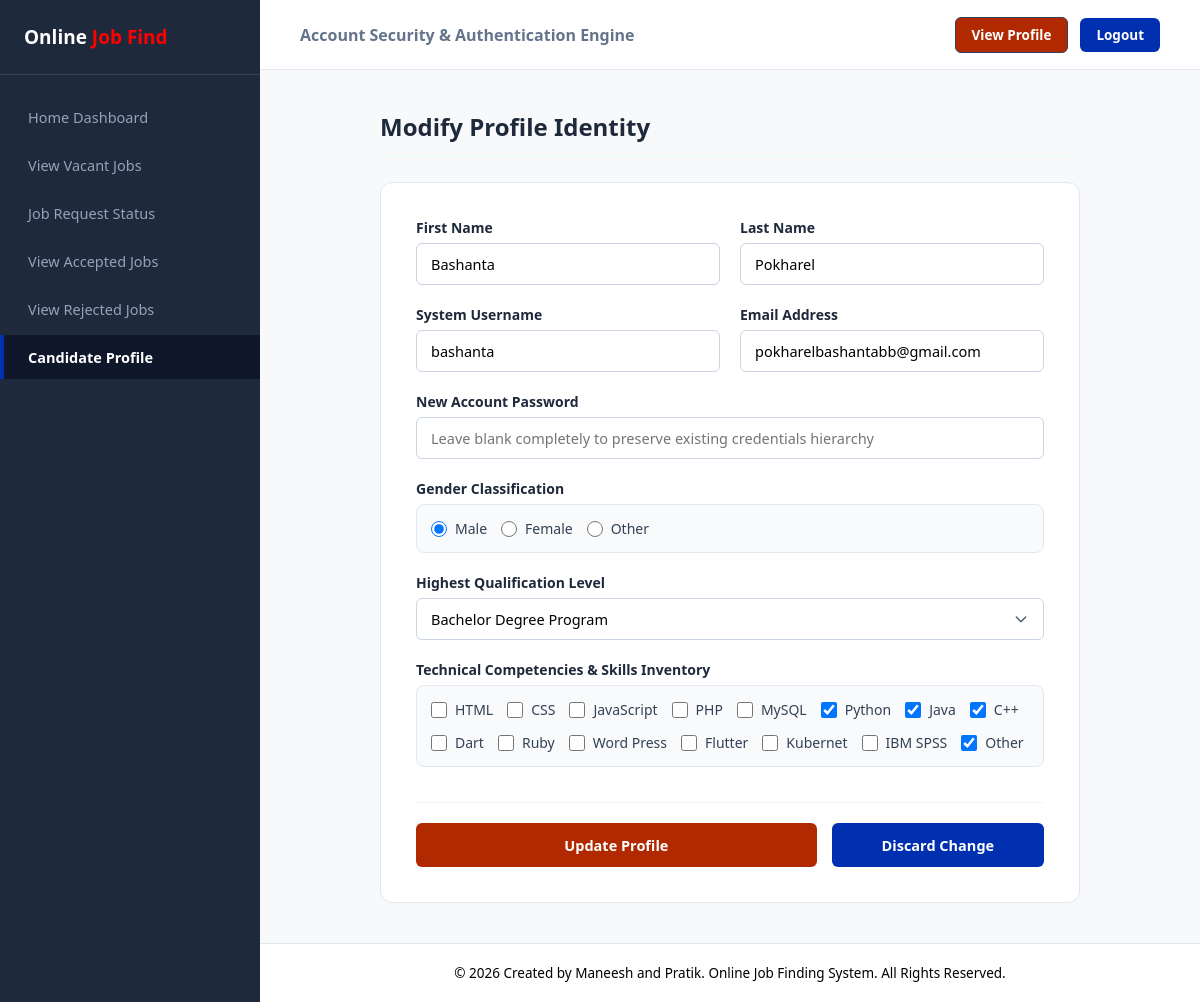
Page /userprofile.php (signed in) on the committed database.
### tables this page shows
CREATE TABLE `user` (
  `uid` int(11) NOT NULL,
  `fname` varchar(20) NOT NULL,
  `lname` varchar(20) NOT NULL,
  `username` varchar(20) NOT NULL,
  `password` varchar(60) NOT NULL,
  `email` varchar(60) NOT NULL,
  `qualification` varchar(50) NOT NULL,
  `skills` varchar(100) NOT NULL,
  `gender` varchar(10) NOT NULL,
  `datecreated` datetime NOT NULL
);

### userprofile.php (the view, shortened to what this page needs)
<?php
include "database.php";
$username = mysqli_real_escape_string($con, $_SESSION['username']);
$query = "SELECT * FROM user WHERE username = '$username'";
$result = mysqli_query($con, $query);
$user = mysqli_fetch_assoc($result);
?>
<!DOCTYPE html>
<html lang="en">
<head>
</head>
<body>
    <div class="sidebar">
        <div class="sidebar-brand">
            <h2>Online <span>Job Find</span></h2>
        </div>
        <ul class="nav-links">
            <li><a href="userhomepage.php">Home Dashboard</a></li>
            <li><a href="userviewjobs.php">View Vacant Jobs</a></li>
            <li><a href="userjobrequeststatus.php">Job Request Status</a></li>
            <li><a href="useraccepted.php">View Accepted Jobs</a></li>
            <li><a href="userrejected.php">View Rejected Jobs</a></li>
            <li><a href="userprofile.php" class="active">Candidate Profile</a></li>
        </ul>
    </div>
    <div class="app-container">
        <div class="topbar">
            <div class="topbar-title">Account Security & Authentication Engine</div>
            <div class="user-action-area">
                <a href="userprofile.php" class="btn-profile">View Profile</a>
                <a href="logout.php" class="btn-logout">Logout</a>
            </div>
        </div>
        <div class="workspace">
            <h1 class="page-heading">Modify Profile Identity</h1>
            <form method="post" class="form-container-card">
                <div class="form-row-split">
                    <div class="form-group">
                        <label class="form-label">First Name</label>
                        <input type="text" name="fname" class="form-input" value="<?php echo htmlspecialchars($user['fname']); ?>">
                    </div>
                    <div class="form-group">
                        <label class="form-label">Last Name</label>
                        <input type="text" name="lname" class="form-input" value="<?php echo htmlspecialchars($user['lname']); ?>">
                    </div>
                </div>
                <div class="form-row-split">
                    <div class="form-group">
                        <label class="form-label">System Username</label>
                        <input type="text" name="username" class="form-input" value="<?php echo htmlspecialchars($user['username']); ?>">
                    </div>
                    <div class="form-group">
                        <label class="form-label">Email Address</label>
                        <input type="email" name="email" class="form-input" value="<?php echo htmlspecialchars($user['email']); ?>">
                    </div>
                </div>
                <div class="form-group full-width">
                    <label class="form-label">New Account Password</label>
                    <input type="password" name="password" class="form-input" placeholder="Leave blank completely to preserve existing credentials hierarchy">
                </div>
                <div class="form-group full-width">
                    <label class="form-label">Gender Classification</label>
                    <div class="selection-matrix-group">
                        <label class="selection-label-item">
                            <input type="radio" name="gender" value="Male" <?php if ($user['gender'] == "Male") echo "checked"; ?>> Male
                        </label>
                        <label class="selection-label-item">
                            <input type="radio" name="gender" value="Female" <?php if ($user['gender'] == "Female") echo "checked"; ?>> Female
                        </label>
                        <label class="selection-label-item">
                            <input type="radio" name="gender" value="Other" <?php if ($user['gender'] == "Other") echo "checked"; ?>> Other
                        </label>
                    </div>
                </div>
                <div class="form-group full-width">
                    <label class="form-label">Highest Qualification Level</label>
                    <select name="qualification" class="form-input">
                        <option value="Bachelor" <?php if ($user['qualification'] == "Bachelor") echo "selected"; ?>>Bachelor Degree Program</option>
                    </select>
                </div>
                <div class="form-group full-width">
                    <label class="form-label">Technical Competencies & Skills Inventory</label>
                    <div class="selection-matrix-group">
                        <?php
                        $all_skills = ["HTML", "CSS", "JavaScript", "PHP", "MySQL", "Python", "Java", "C++", "Dart", "Ruby", "Word Press", "Flutter", "Kubernet", "IBM SPSS", "Other"];
                        $user_skills = explode(", ", $user['skills']);
                        foreach ($all_skills as $skill) {
                            $checked = in_array($skill, $user_skills) ? "checked" : "";
                            echo "<label class='selection-label-item'>
                                    <input type='checkbox' name='skills[]' value='$skill' $checked> $skill
                                  </label>";
                        }
                        ?>
                    </div>
                </div>
                <div class="form-actions-wrapper">
                    <button type="submit" name="update" class="btn-action-submit">Update Profile</button>
                    <a href="userhomepage.php" class="btn-action-cancel">Discard Change</a>
                </div>
            </form>
        </div>
        <div class="footer">
            <p>&copy; 2026 Created by Maneesh and Pratik. Online Job Finding System. All Rights Reserved.</p>
        </div>
    </div>
</body>
</html>

### userprofile.php (style rules this page uses)
* { margin: 0; padding: 0; box-sizing: border-box; font-family: 'Segoe UI', Tahoma, Geneva, Verdana, sans-serif; }
body { background-color: #f8f9fa; color: #333; display: flex; min-height: 100vh; }
.sidebar { width: 260px; background: #1e293b; color: white; display: flex; flex-direction: column; position: fixed; top: 0; bottom: 0; left: 0; z-index: 100; }
.sidebar-brand { padding: 24px; border-bottom: 1px solid #334155; }
.sidebar-brand h2 { font-size: 19px; font-weight: 700; color: #ffffff; }
.sidebar-brand h2 span { color: red; }
.nav-links { list-style: none; padding: 20px 0; display: flex; flex-direction: column; gap: 4px; }
.nav-links li a { display: block; padding: 12px 24px; color: #94a3b8; text-decoration: none; font-size: 14.5px; font-weight: 500; transition: 0.2s; border-left: 4px solid transparent; }
.nav-links li a.active { background: #0f172a; color: white; border-left-color: #002fb0; font-weight: 600; }
.app-container { flex: 1; margin-left: 260px; display: flex; flex-direction: column; min-height: 100vh; }
.topbar { background: #ffffff; border-bottom: 1px solid #e2e8f0; height: 70px; padding: 0 40px; display: flex; justify-content: space-between; align-items: center; }
.topbar-title { font-size: 16px; font-weight: 600; color: #64748b; }
.user-action-area { display: flex; align-items: center; gap: 12px; }
.btn-profile { background: #b02900; color: white; padding: 8px 16px; border-radius: 6px; font-size: 13.5px; font-weight: 600; text-decoration: none; border: 1px solid #334155; }
.btn-logout { background: #002fb0; color: white; padding: 8px 16px; border-radius: 6px; font-size: 13.5px; font-weight: 600; text-decoration: none; transition: 0.2s; border: none; cursor: pointer; }
.workspace { padding: 40px; flex: 1; display: flex; flex-direction: column; align-items: center; }
.page-heading { font-size: 24px; font-weight: 700; color: #1e293b; margin-bottom: 25px; border-bottom: 2px solid #eefbf7; padding-bottom: 12px; width: 100%; max-width: 700px; text-align: left; }
.form-container-card { background: #ffffff; border: 1px solid #e2e8f0; border-radius: 12px; padding: 35px; width: 100%; max-width: 700px; box-shadow: 0 4px 20px rgba(0,0,0,0.01); display: flex; flex-direction: column; gap: 20px; }
.form-row-split { display: grid; grid-template-columns: 1fr 1fr; gap: 20px; }
.form-group { display: flex; flex-direction: column; gap: 6px; }
.form-group.full-width { grid-column: span 2; }
.form-label { font-size: 14px; font-weight: 600; color: #1e293b; }
.form-input { width: 100%; padding: 10px 14px; border: 1px solid #cbd5e1; border-radius: 6px; font-size: 14.5px; transition: 0.2s; outline: none; background: #ffffff; }
select.form-input { cursor: pointer; appearance: none; background-repeat: no-repeat; background-position: right 14px center; background-size: 16px; padding-right: 40px; }
.selection-matrix-group { display: flex; flex-wrap: wrap; gap: 14px; background: #f8fafc; border: 1px solid #e2e8f0; padding: 14px; border-radius: 8px; }
.selection-label-item { display: inline-flex; align-items: center; gap: 8px; font-size: 14px; color: #334155; cursor: pointer; user-select: none; }
.selection-label-item input[type="radio"], .selection-label-item input[type="checkbox"] { width: 16px; height: 16px; cursor: pointer; }
.form-actions-wrapper { display: flex; gap: 15px; margin-top: 15px; border-top: 1px solid #f1f5f9; padding-top: 20px; }
.btn-action-submit { flex: 2; background: #b02900; color: white; border: none; padding: 12px; border-radius: 6px; font-size: 14.5px; font-weight: 700; cursor: pointer; text-align: center; transition: 0.2s; }
.btn-action-cancel { flex: 1; background: #002fb0; color: white; border: none; padding: 12px; border-radius: 6px; font-size: 14.5px; font-weight: 600; cursor: pointer; text-align: center; transition: 0.2s; text-decoration: none; }
.footer { background: #ffffff; border-top: 1px solid #e2e8f0; padding: 20px; text-align: center; width: 100%; margin-top: auto; }
.footer p { font-size: 13.5px; color: black; }

### rows in the picture
user: fname "Bashanta", lname "Pokharel", username "bashanta", email "pokharelbashantabb@gmail.com", gender "☑ Male", gender "☐ Female", gender "☐ Other", qualification "Bachelor Degree Program"

### other values in the picture
$skill "HTML"
$skill "CSS"
$skill "JavaScript"
$skill "PHP"
$skill "MySQL"
$skill "Python"
$skill "Java"
$skill "C++"
$skill "Dart"
$skill "Ruby"
$skill "Word Press"
$skill "Flutter"
$skill "Kubernet"
$skill "IBM SPSS"
$skill "Other"
